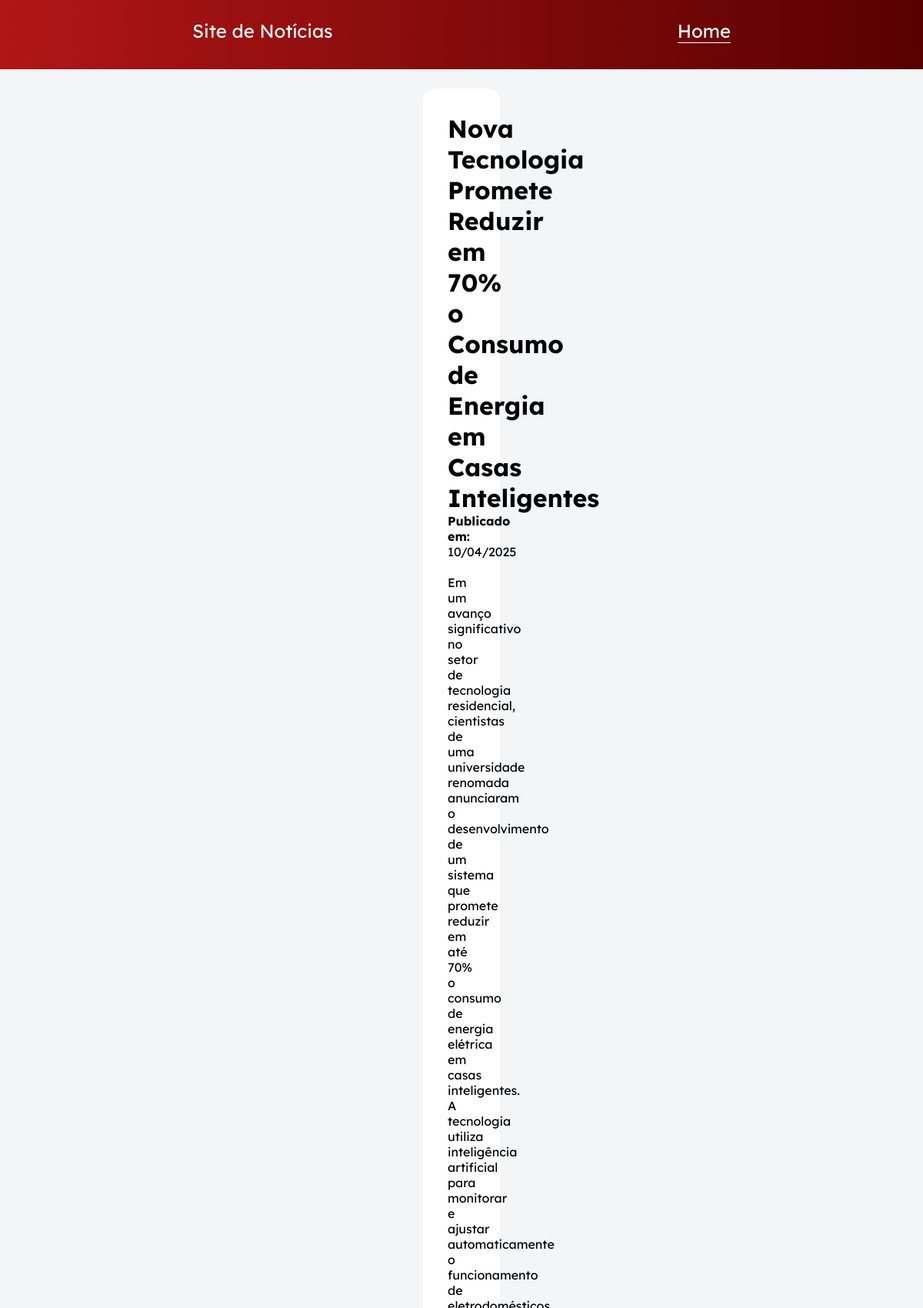
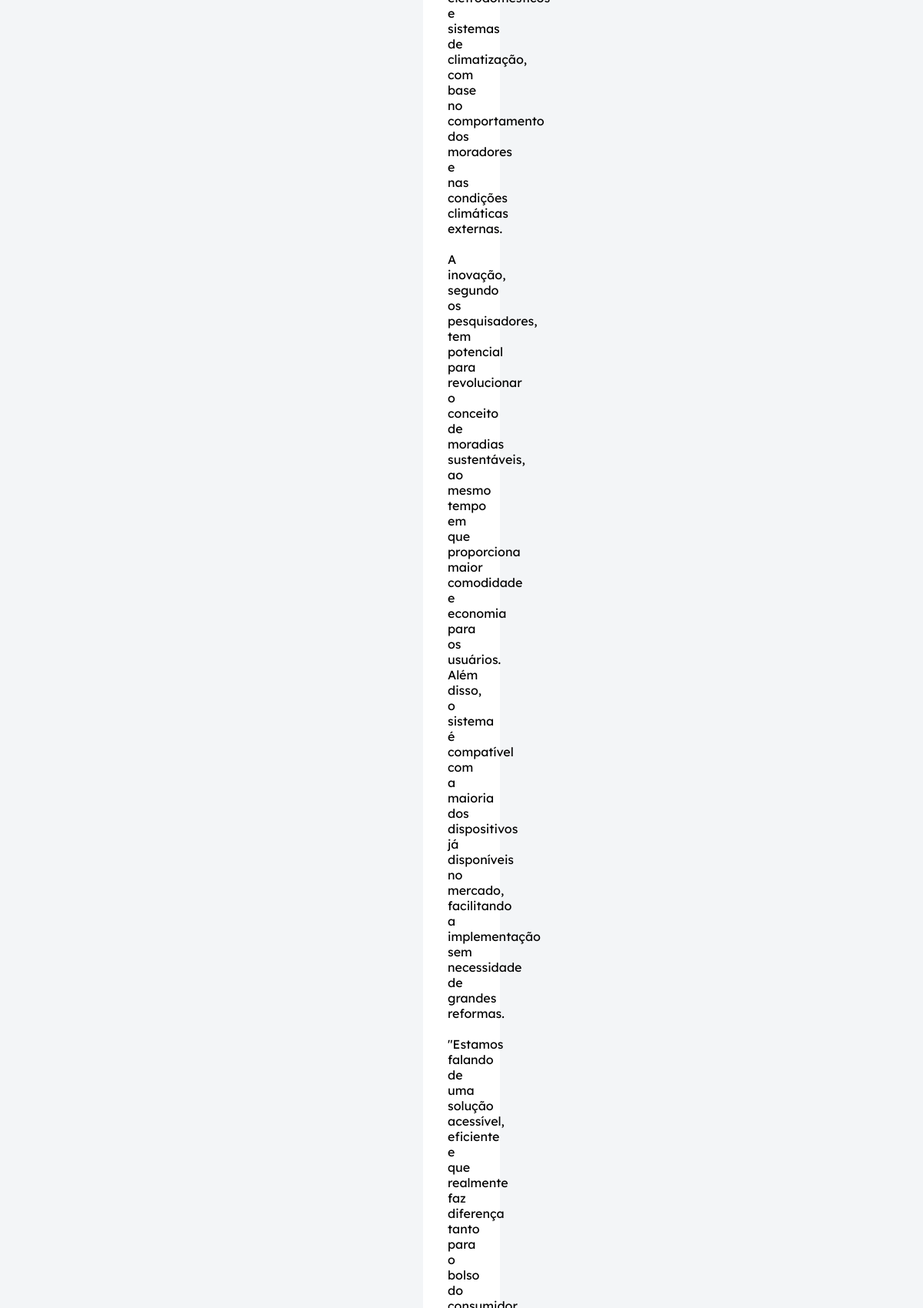
Page /noticia.php?slug=nova-tecnologia-promete-reduzir-em-70-o-consumo-de-energia-em-casas-inteligentes (upper part) on the committed database (2 pictures, top to bottom).
### tables this page shows
CREATE TABLE `giovanna_noticias` (
  `id` int(11) NOT NULL,
  `data_criacao` timestamp NOT NULL DEFAULT current_timestamp(),
  `titulo_noticia` varchar(100) NOT NULL,
  `descricao_noticia` text NOT NULL,
  `conteudo_noticia` longtext NOT NULL,
  `palavras_chave` varchar(255) NOT NULL,
  `slug_noticia` varchar(255) NOT NULL
);

### noticia.php (the view, shortened to what this page needs)
<?php
    require "conn.php";
    $slug = filter_input(INPUT_GET, "slug");
    $sql = $pdo->prepare("SELECT * FROM giovanna_noticias WHERE slug_noticia = :slug");
    $sql->bindValue(":slug", $slug);
    $sql->execute();
    if($sql->rowCount() > 0){
        $noticia = $sql->fetch(PDO::FETCH_ASSOC);
    } else {
        header("Location: index.php");
    }
?>
<!DOCTYPE html>
<html lang="pt-br">
<head>
    <link rel="stylesheet" href="assets/css/global.css">
    <link rel="stylesheet" href="assets/css/noticia.css">
</head>
<body>
    <div class="container">
        <header id="header">
            <div class="menu">
                <h2>Site de Notícias</h2>
                <h2><a href="index.php">Home</a></h2>
            </div>
        </header>
        <main class="container-post">
            <div class="noticia">
            <h1><?= htmlspecialchars($noticia['titulo_noticia']); ?></h1>
            <p><strong>Publicado em: </strong><?= date_format(new DateTime($noticia['data_criacao']), 'd/m/Y'); ?></p><br>
            <p><?= nl2br(htmlspecialchars($noticia['conteudo_noticia']));?></p><br
            <p><strong>Palavras-chave: </strong><?= nl2br(htmlspecialchars($noticia['palavras_chave']));?></p>
            </div>
        </main>
    </div>
</body>
</html>

### assets/css/global.css (style rules this page uses)
* { margin: 0; padding: 0; box-sizing: border-box; text-decoration: none; }
:root { --red: #b11616; --red-dark: #580000; --white: #fff; --title: #313131; --text: #646464; --linear: linear-gradient(90deg, var(--red) 0%, var(--red-dark) 100%); }
html { scroll-behavior: smooth; }
body { background-color: #f3f5f7; }
.container { width: 100%; height: 100vh; display: flex; flex-direction: column; justify-content: space-between; }
#header, #footer { background: var(--linear); padding: 25px 250px; color: var(--white); font-family: 'Lexend Deca', sans-serif; font-size: 16px; }
#header { min-height: 250px; }
#header .menu h2 { font-family: 'Lexend Deca', sans-serif; font-size: 24px; font-weight: 400; }
.menu { display: flex; justify-content: space-between; align-items: center; }
.menu a { color: var(--white); border-bottom: 1px solid var(--white); }

### assets/css/noticia.css (style rules this page uses)
.container-post { padding: 25px 550px; display: flex; flex-direction: column; gap: 20px; font-family: 'Lexend Deca', sans-serif; }
#header { min-height: 90px; }
.noticia { background-color: white; padding: 2rem; border-radius: 15px; }

### rows in the picture
giovanna_noticias: titulo_noticia "Nova Tecnologia Promete Reduzir em 70% o Consumo de Energia em Casas Inteligentes", data_criacao "10/04/2025", conteudo_noticia "Em um avanço significativo no setor de tecnologia residencial, cientistas de uma universidade renomada anunciaram o desenvolvimento de um sistema que promete reduzir em até 70% o consumo de energia elétrica em casas inteligentes. A tecnologia utiliza inteligência artificial para monitorar e ajustar automaticamente o funcionamento de eletrodomésticos e sistemas de climatização, com base no comportamento dos moradores e nas condições climáticas externas. A inovação, segundo os pesquisadores, tem potencial para revolucionar o conceito de moradias sustentáveis, ao mesmo tempo em que proporciona maior comodidade e economia para os usuários. Além disso, o sistema é compatível com a maioria dos…"
